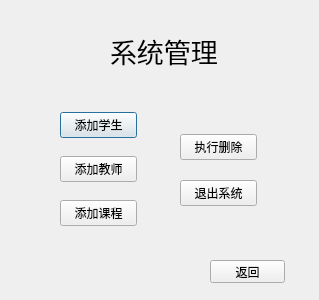
<?xml version="1.0" encoding="UTF-8"?>
<ui version="4.0">
 <class>system</class>
 <widget class="QDialog" name="system">
  <property name="geometry">
   <rect>
    <x>0</x>
    <y>0</y>
    <width>319</width>
    <height>300</height>
   </rect>
  </property>
  <property name="windowTitle">
   <string>学生选课和成绩管理系统</string>
  </property>
  <widget class="QLabel" name="label">
   <property name="geometry">
    <rect>
     <x>110</x>
     <y>30</y>
     <width>111</width>
     <height>41</height>
    </rect>
   </property>
   <property name="font">
    <font>
     <pointsize>20</pointsize>
    </font>
   </property>
   <property name="text">
    <string>系统管理</string>
   </property>
  </widget>
  <widget class="QWidget" name="layoutWidget">
   <property name="geometry">
    <rect>
     <x>60</x>
     <y>100</y>
     <width>77</width>
     <height>141</height>
    </rect>
   </property>
   <layout class="QVBoxLayout" name="verticalLayout">
    <item>
     <widget class="QPushButton" name="btn_addstu">
      <property name="sizePolicy">
       <sizepolicy hsizetype="Expanding" vsizetype="Fixed">
        <horstretch>0</horstretch>
        <verstretch>0</verstretch>
       </sizepolicy>
      </property>
      <property name="text">
       <string>添加学生</string>
      </property>
     </widget>
    </item>
    <item>
     <widget class="QPushButton" name="btn_addtea">
      <property name="text">
       <string>添加教师</string>
      </property>
     </widget>
    </item>
    <item>
     <widget class="QPushButton" name="btn_addcourse">
      <property name="sizePolicy">
       <sizepolicy hsizetype="Minimum" vsizetype="Fixed">
        <horstretch>0</horstretch>
        <verstretch>0</verstretch>
       </sizepolicy>
      </property>
      <property name="text">
       <string>添加课程</string>
      </property>
     </widget>
    </item>
   </layout>
  </widget>
  <widget class="QWidget" name="layoutWidget">
   <property name="geometry">
    <rect>
     <x>180</x>
     <y>120</y>
     <width>77</width>
     <height>101</height>
    </rect>
   </property>
   <layout class="QVBoxLayout" name="verticalLayout_2">
    <item>
     <widget class="QPushButton" name="btn_del">
      <property name="text">
       <string>执行删除</string>
      </property>
     </widget>
    </item>
    <item>
     <widget class="QPushButton" name="btn_cancel">
      <property name="text">
       <string>退出系统</string>
      </property>
     </widget>
    </item>
   </layout>
  </widget>
  <widget class="QPushButton" name="btn_return">
   <property name="geometry">
    <rect>
     <x>210</x>
     <y>260</y>
     <width>75</width>
     <height>23</height>
    </rect>
   </property>
   <property name="text">
    <string>返回</string>
   </property>
  </widget>
 </widget>
 <resources/>
 <connections/>
</ui>
